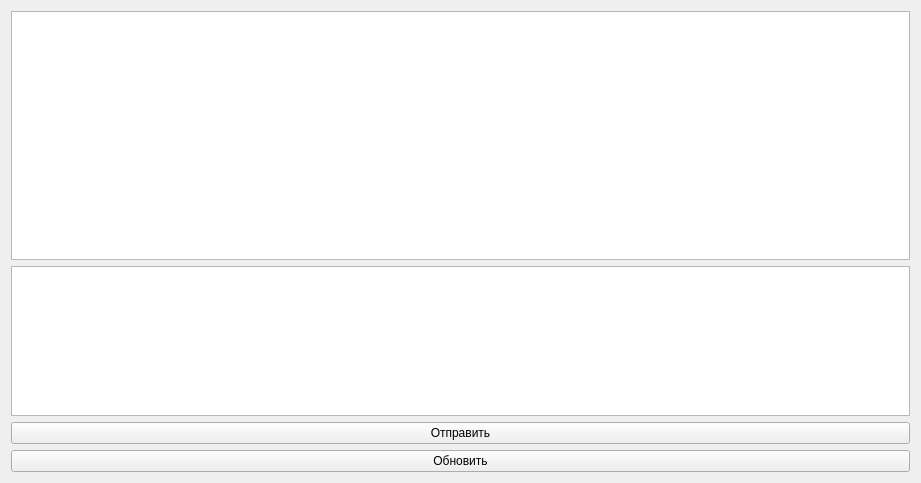
<?xml version="1.0" encoding="UTF-8"?>
<ui version="4.0">
 <class>ChatWindow</class>
 <widget class="QWidget" name="ChatWindow">
  <property name="geometry">
   <rect>
    <x>0</x>
    <y>0</y>
    <width>921</width>
    <height>483</height>
   </rect>
  </property>
  <property name="minimumSize">
   <size>
    <width>500</width>
    <height>0</height>
   </size>
  </property>
  <property name="windowTitle">
   <string>Chat</string>
  </property>
  <layout class="QVBoxLayout" name="verticalLayout">
   <item>
    <widget class="QTextBrowser" name="textBrowser"/>
   </item>
   <item>
    <widget class="QTextEdit" name="textEdit">
     <property name="sizePolicy">
      <sizepolicy hsizetype="Expanding" vsizetype="Fixed">
       <horstretch>0</horstretch>
       <verstretch>0</verstretch>
      </sizepolicy>
     </property>
     <property name="maximumSize">
      <size>
       <width>16777215</width>
       <height>150</height>
      </size>
     </property>
    </widget>
   </item>
   <item>
    <widget class="QPushButton" name="pushButton_2">
     <property name="text">
      <string>Отправить</string>
     </property>
    </widget>
   </item>
   <item>
    <widget class="QPushButton" name="pushButton">
     <property name="text">
      <string>Обновить</string>
     </property>
    </widget>
   </item>
  </layout>
 </widget>
 <resources/>
 <connections/>
</ui>
